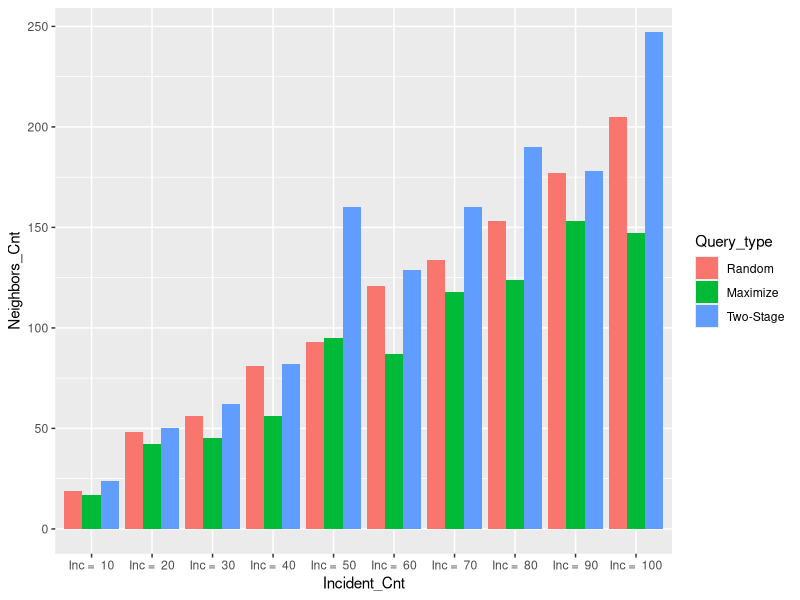
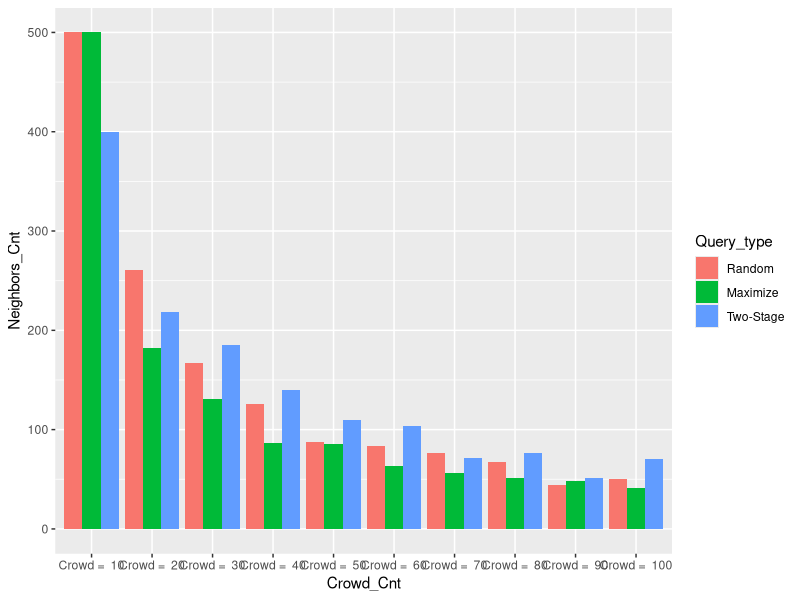
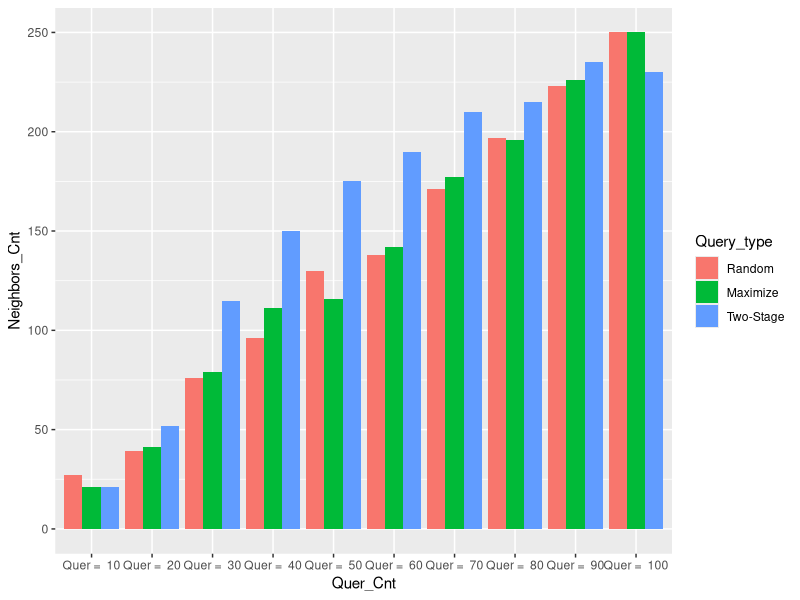
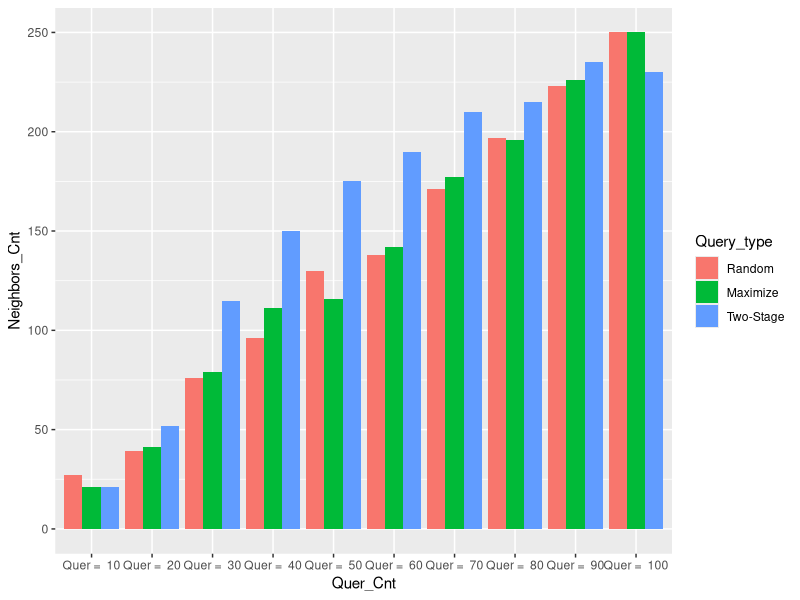

The R source for these figures, in order:
library(ggplot2)

legend = rep(c("Random", "Maximize", "Two-Stage"), 10)
legend

################################ Variable Number of Incidents ###############################################################
x_axis = c()
x_levels = c()
for (i in seq(10, 100, by=10)) {
expr = paste(c("Inc = ", i), collapse = " ")
x_levels = c(x_levels, expr)
repititions = rep(expr, 3 )
x_axis = c(x_axis, repititions)  
}
x_axis
x_levels
dat = data.frame(
                Query_type = factor(legend, levels = c("Random", "Maximize", "Two-Stage")),
                Neighbors_Cnt = c(19, 17, 24, 48, 42, 50, 56, 45, 62, 81, 56, 82, 93, 95, 160, 121, 87, 129, 134, 118, 160, 153, 124, 190, 177, 153, 178, 205, 147, 247),
                Incident_Cnt = factor(x_axis, levels = x_levels)
                
)

dat
ggplot(data=dat, aes(x=Incident_Cnt, y=Neighbors_Cnt, fill=Query_type)) +
  geom_bar(stat="identity", position=position_dodge())

################################ Variable Crowd #########################################################
x_axis = c()
x_levels = c()
for (i in seq(10, 100, by=10)) {
  expr = paste(c("Crowd = ", i), collapse = " ")
  x_levels = c(x_levels, expr)
  repititions = rep(expr, 3 )
  x_axis = c(x_axis, repititions)  
}
x_axis
x_levels
dat = data.frame(
  Query_type = factor(legend, levels = c("Random", "Maximize", "Two-Stage")),
  Neighbors_Cnt = c(500, 500, 400, 261, 182, 218, 167, 131, 185, 126, 87, 140, 88, 86, 110, 84, 63, 104, 76, 56, 71, 67, 51, 76, 44, 48, 51, 50, 41, 70),
  Crowd_Cnt = factor(x_axis, levels = x_levels)
  
)

dat
ggplot(data=dat, aes(x=Crowd_Cnt, y=Neighbors_Cnt, fill=Query_type)) +
  geom_bar(stat="identity", position=position_dodge())
################################ Variable Number of People to query #########################################################
x_axis = c()
x_levels = c()
for (i in seq(10, 100, by=10)) {
  expr = paste(c("Quer = ", i), collapse = " ")
  x_levels = c(x_levels, expr)
  repititions = rep(expr, 3 )
  x_axis = c(x_axis, repititions)  
}
x_axis
x_levels
dat = data.frame(
  Query_type = factor(legend, levels = c("Random", "Maximize", "Two-Stage")),
  Neighbors_Cnt = c(27, 21, 21, 39, 41, 52, 76, 79, 115, 96, 111, 150, 130, 116, 175, 138, 142, 190, 171, 177, 210, 197, 196, 215, 223, 226, 235, 250, 250, 230),
  Quer_Cnt = factor(x_axis, levels = x_levels)
  
)

dat
ggplot(data=dat, aes(x=Quer_Cnt, y=Neighbors_Cnt, fill=Query_type)) +
  geom_bar(stat="identity", position=position_dodge())
################################ Variable First Stage Percentage x*t #########################################################
x_axis = c()
x_levels = c()
for (i in seq(10, 100, by=10)) {
  expr = paste(c("Quer = ", i), collapse = " ")
  x_levels = c(x_levels, expr)
  repititions = rep(expr, 3 )
  x_axis = c(x_axis, repititions)  
}
x_axis
x_levels
dat = data.frame(
  Query_type = factor(legend, levels = c("Random", "Maximize", "Two-Stage")),
  Neighbors_Cnt = c(27, 21, 21, 39, 41, 52, 76, 79, 115, 96, 111, 150, 130, 116, 175, 138, 142, 190, 171, 177, 210, 197, 196, 215, 223, 226, 235, 250, 250, 230),
  Quer_Cnt = factor(x_axis, levels = x_levels)
  
)

dat
ggplot(data=dat, aes(x=Quer_Cnt, y=Neighbors_Cnt, fill=Query_type)) +
  geom_bar(stat="identity", position=position_dodge())

